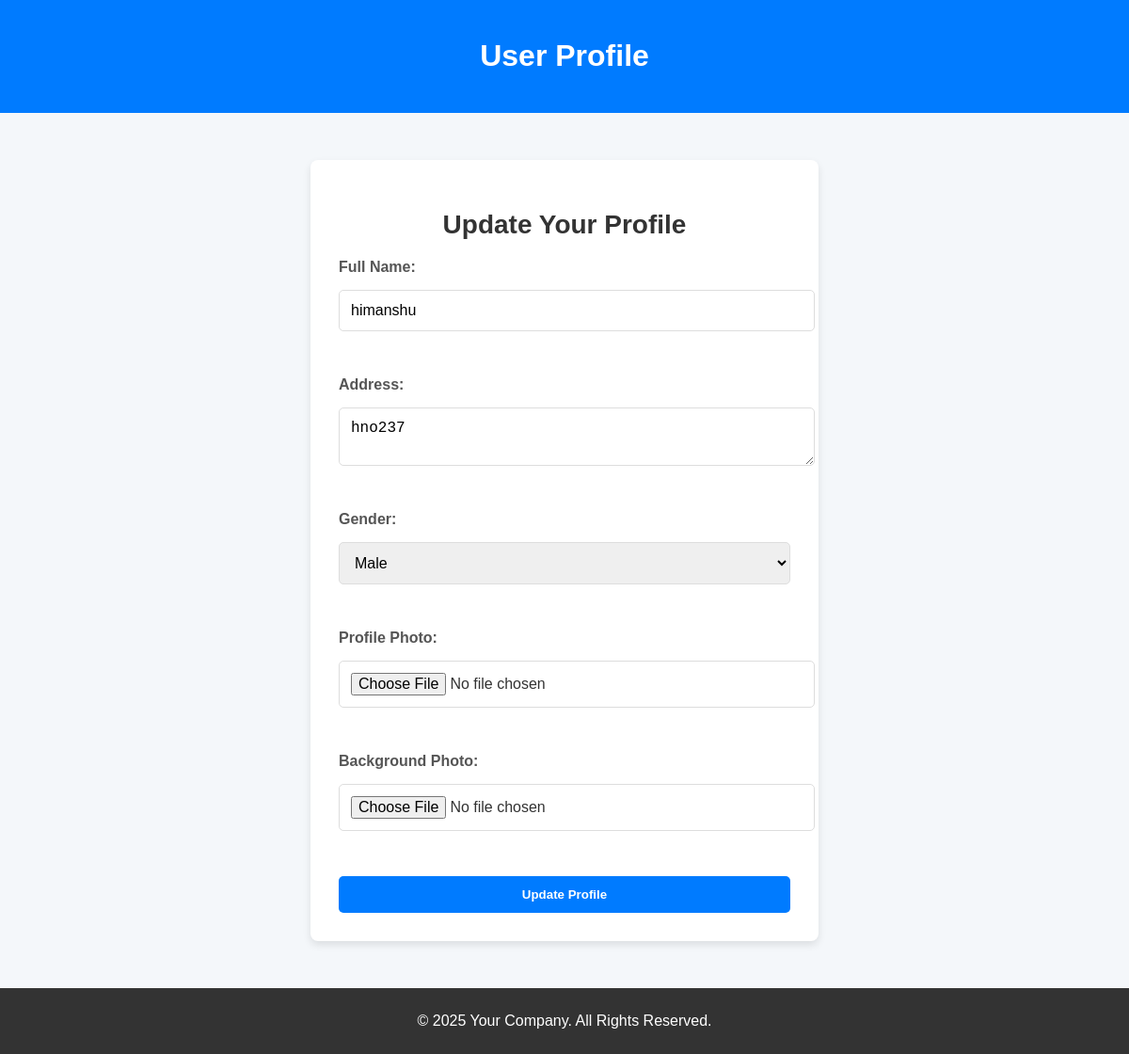
Screenshot of /main_page/user_profile_view/ (signed in) with the database file from the repository.
### main_page/models.py (models this page shows)
class BaseProfile(models.Model):
    user = models.OneToOneField(settings.AUTH_USER_MODEL, on_delete=models.CASCADE)
    full_name = models.CharField(max_length=255, blank=True, default="")
    address = models.TextField(blank=True, default="")
    profile_photo = models.ImageField(upload_to="profiles/", blank=True, null=True)
    background_photo = models.ImageField(
        upload_to="backgrounds/", blank=True, null=True
    )
    gender = models.CharField(
        max_length=10,
        choices=[("male", "Male"), ("female", "Female"), ("other", "Other")],
        blank=True,
        null=True,
    )
    created_at = models.DateTimeField(auto_now_add=True, null=True, blank=True)
    updated_at = models.DateTimeField(auto_now=True, null=True, blank=True)
    class Meta:
        abstract = True

class UserProfile(BaseProfile):
    def __str__(self):
        return self.full_name or f"UserProfile of {self.user.username}"

### main_page/views.py (the view, shortened to what this page needs)
# urls.py: path("user_profile_view/", user_profile_view, name="user_profile"),
@login_required
def user_profile_view(request):
    user_profile, _ = UserProfile.objects.get_or_create(user=request.user)
    return render(
        request, "main_page/user_profile.html", {"user_profile": user_profile}
    )

### templates/main_page/user_profile.html (shortened to what this page needs)
<!DOCTYPE html>
<html lang="en">
<head>
</head>
<body>
    <header>
        <h1>User Profile</h1>
    </header>
    <div class="container">
        <h2>Update Your Profile</h2>
        <form method="post" enctype="multipart/form-data">
            <label for="full_name">Full Name:</label>
            <input type="text" id="full_name" name="full_name" placeholder="Full Name" value="{{ user_profile.full_name }}" required><br>
            <label for="address">Address:</label>
            <textarea id="address" name="address" placeholder="Address">{{ user_profile.address }}</textarea><br>
            <label for="gender">Gender:</label>
            <select id="gender" name="gender">
                <option value="male" {% if user_profile.gender == "male" %}selected{% endif %}>Male</option>
            </select><br>
            <label for="profile_photo">Profile Photo:</label>
            <input type="file" id="profile_photo" name="profile_photo"><br>
            <label for="background_photo">Background Photo:</label>
            <input type="file" id="background_photo" name="background_photo"><br>
            <button type="submit">Update Profile</button>
        </form>
    </div>
    <footer>
        <p>&copy; 2025 Your Company. All Rights Reserved.</p>
    </footer>
</body>
</html>

### templates/main_page/user_profile.html (style rules this page uses)
body { font-family: 'Arial', sans-serif; background-color: #f4f7fa; color: #333; margin: 0; padding: 0; }
header { background-color: #007bff; color: white; padding: 20px 0; text-align: center; }
.container { width: 40%; margin: 50px auto; padding: 30px; background-color: white; border-radius: 8px; box-shadow: 0 4px 8px rgba(0, 0, 0, 0.1); }
h2 { color: #333; font-size: 28px; margin-bottom: 20px; text-align: center; }
form { display: flex; flex-direction: column; gap: 15px; }
label { font-size: 16px; font-weight: bold; color: #555; }
input, textarea, select { padding: 12px; font-size: 16px; border-radius: 5px; border: 1px solid #ddd; width: 100%; }
button { padding: 12px; background-color: #007bff; color: white; border: none; border-radius: 5px; font-weight: bold; cursor: pointer; }
footer { text-align: center; margin-top: 50px; padding: 10px; background-color: #333; color: white; }

### rows the page displays
UserProfile: full_name "himanshu", address "hno237", gender "Male"
